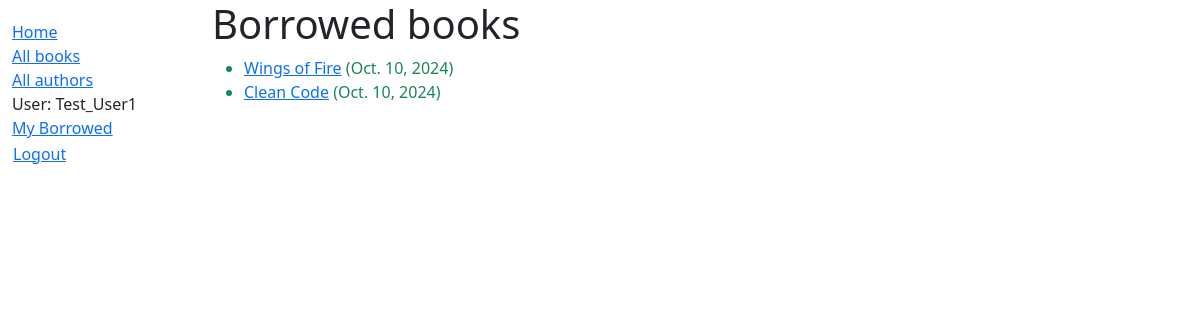
/catlog/mybooks/ (signed in), run on the app's committed database.
### catlog/models.py (models this page shows, shortened)
class BookInstance(models.Model):
    id = models.UUIDField(primary_key=True, default=uuid.uuid4,
                          help_text="Unique ID for this particular book across whole library")
    book = models.ForeignKey(Book, on_delete=models.RESTRICT, null=True)
    imprint = models.CharField(max_length=200)
    due_back = models.DateField(null=True, blank=True)
    borrower = models.ForeignKey(settings.AUTH_USER_MODEL, on_delete=models.SET_NULL, null=True, blank=True)
    LOAN_STATUS = (
        ('m', 'Maintenance'),
        ('o', 'On loan'),
        ('a', 'Available'),
        ('r', 'Reserved'),
    )
    status = models.CharField(
        max_length=1,
        choices=LOAN_STATUS,
        blank=True,
        default='m',
        help_text='Book availability',
    )
    class Meta:
        ordering = ['due_back']
        permissions = (("can_mark_returned", "Set book as returned"),)
    @property
    def is_overdue(self):
        return bool(self.due_back and date.today() > self.due_back)

class Book(models.Model):
    title = models.CharField(max_length=200)
    author = models.ForeignKey('Author', on_delete=models.RESTRICT, null=True)
    summary = models.TextField(
        max_length=1000, help_text="Enter a brief description of the book")
    isbn = models.CharField('ISBN', max_length=13,
                            unique=True,
                            help_text='13 Character <a href="https://www.isbn-international.org/content/what-isbn'
                                      '">ISBN number</a>')
    genre = models.ManyToManyField(
        Genre, help_text="Select a genre for this book")
    language = models.ForeignKey('Language', on_delete=models.PROTECT, help_text="Select a language for this book")
    def display_genre(self):
        """Create a string for the Genre. This is required to display genre in Admin."""
        return ', '.join(genre.name for genre in self.genre.all()[:3])
    display_genre.short_description = 'Genre'

### catlog/views.py (the view)
# urls.py: path('mybooks/', views.LoanedBooksByUserListView.as_view(), name='my-borrowed'),
class LoanedBooksByUserListView(LoginRequiredMixin,generic.ListView):
    model = BookInstance
    template_name = 'catlog/bookinstance_list_borrowed_user.html'
    paginate_by = 10
    def get_queryset(self):
        return (
            BookInstance.objects.filter(borrower=self.request.user)
            .filter(status__exact='o')
            .order_by('due_back')
        )

### catlog/templates/catlog/bookinstance_list_borrowed_user.html
{% extends "base_generic.html" %}
{% block content %}
    <h1>Borrowed books</h1>
    {% if bookinstance_list %}
    <ul>
      {% for bookinst in bookinstance_list %}
      <li class="{% if bookinst.is_overdue %}text-danger{% else %}text-success{% endif %}">
        <a href="{% url 'book-detail' bookinst.book.pk %}">{{ bookinst.book.title }}</a> ({{ bookinst.due_back }})
      </li>
      {% endfor %}
    </ul>
    {% else %}
      <p>There are no books borrowed.</p>
    {% endif %}
{% endblock %}

### catlog/templates/base_generic.html (shortened to what this page needs)
<!doctype html>
<html lang="en">
  <head>
    <link href="https://cdn.jsdelivr.net/npm/bootstrap@5.3.3/dist/css/bootstrap.min.css"
      rel="stylesheet"
>
    {% load static %}
    <link rel="stylesheet" href="{% static 'css/styles.css' %}" />
  </head>
  <body>
    <div class="container-fluid">
      <div class="row">
        <div class="col-sm-2">
          {% block sidebar %}
            <ul class="sidebar-nav">
              <li><a href="{% url 'index' %}">Home</a></li>
              <li><a href="{% url 'books' %}">All books</a></li>
              <li><a href="{% url 'authors' %}">All authors</a></li>
              {% if user.is_authenticated %}
                <li>User: {{ user.get_username }}</li>
                <li><a href="{% url 'my-borrowed' %}">My Borrowed</a></li>
                <li>
                  <form id="logout-form" method="post" action="{% url 'logout' %}">
                    <button type="submit" class="btn btn-link">Logout</button>
                  </form>
                </li>
              {% else %}
              <li><a href="{% url 'login' %}?next={% url 'my-borrowed' %}">Login</a></li>
              {% endif %}
            </ul>
          {% endblock %}
        </div>
        <div class="col-sm-10 ">{% block content %}{% endblock %}
      </div>
      </div>
    </div>
  </body>
</html>

### catlog/static/css/styles.css (style rules this page uses)
.sidebar-nav { margin-top: 20px; padding: 0; list-style: none; }
#logout-form { display: inline; }
#logout-form button { padding: 0; margin: 0; }

### data on the page
BookInstance: book "Wings of Fire", due_back "Oct. 10, 2024"
BookInstance: book "Clean Code", due_back "Oct. 10, 2024"

### other printed values
{{ user.get_username }} "Test_User1"
